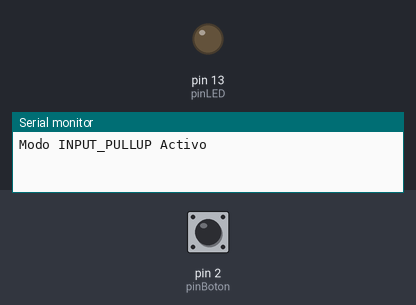
Bench run of a sketch on a simulated Arduino Uno, built with avr-gcc and run on an emulated ATmega328P. Shown: output pins drawn as LEDs (lit = HIGH), the last lines printed to the serial monitor. The test bench sets the inputs (shaded band); at power-on: pin 2 (pinBoton) HIGH.

Above: at 1.2 s.
1.3 s: pin 2 (pinBoton) pulled LOW for 0.15 s
At 1.38 s:
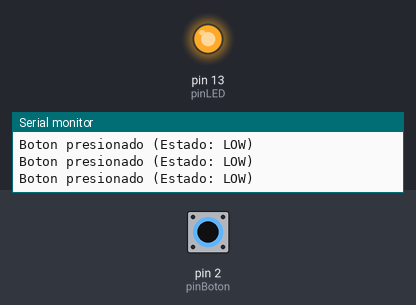
2.9 s: pin 2 (pinBoton) pulled LOW for 3.2 s
At 6.6 s:
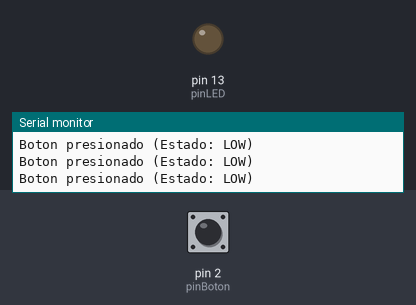
7.6 s: pin 2 (pinBoton) driven LOW
At 8.0 s:
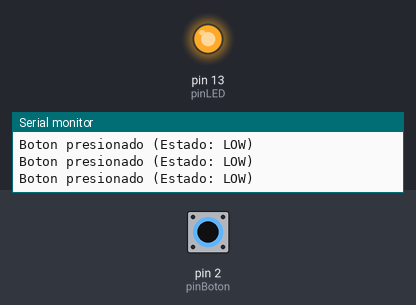
10.6 s: pin 2 (pinBoton) driven HIGH
At 11.2 s:
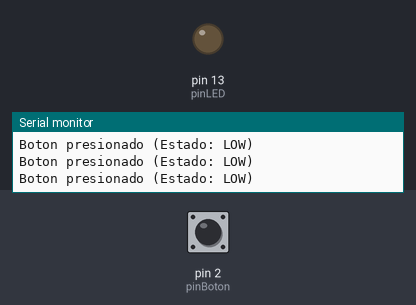
Timing chart, 0 to 13.1 s (numbered marks = the images above; inputs shaded):
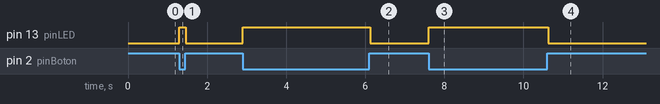

Measured:
- after the input at 1.3 s, pin 13 (pinLED): LOW → HIGH at once, → LOW 0.17 s later
- after the input at 2.9 s, pin 13 (pinLED): LOW → HIGH at once, → LOW 3.2 s later
- after the input at 7.6 s, pin 13 (pinLED): LOW → HIGH at once
- after the input at 10.6 s, pin 13 (pinLED): HIGH → LOW at once

The sketch:

Lab02_debounce.ino
```cpp
const int pinBoton = 2;
const int pinLED = 13;

void setup() {
// Se activa la resistencia interna de 20k-50k ohm
pinMode(pinBoton, INPUT_PULLUP);
pinMode(pinLED, OUTPUT);

Serial.begin(9600);
Serial.println("Modo INPUT_PULLUP Activo");
}

void loop() {
// Leemos el estado
int lectura = digitalRead(pinBoton);

// Si la lectura es LOW, significa que el botón está presionado
if (lectura == LOW) {
digitalWrite(pinLED, HIGH);
Serial.println("Boton presionado (Estado: LOW)");
} else {
digitalWrite(pinLED, LOW);
}
}
```
